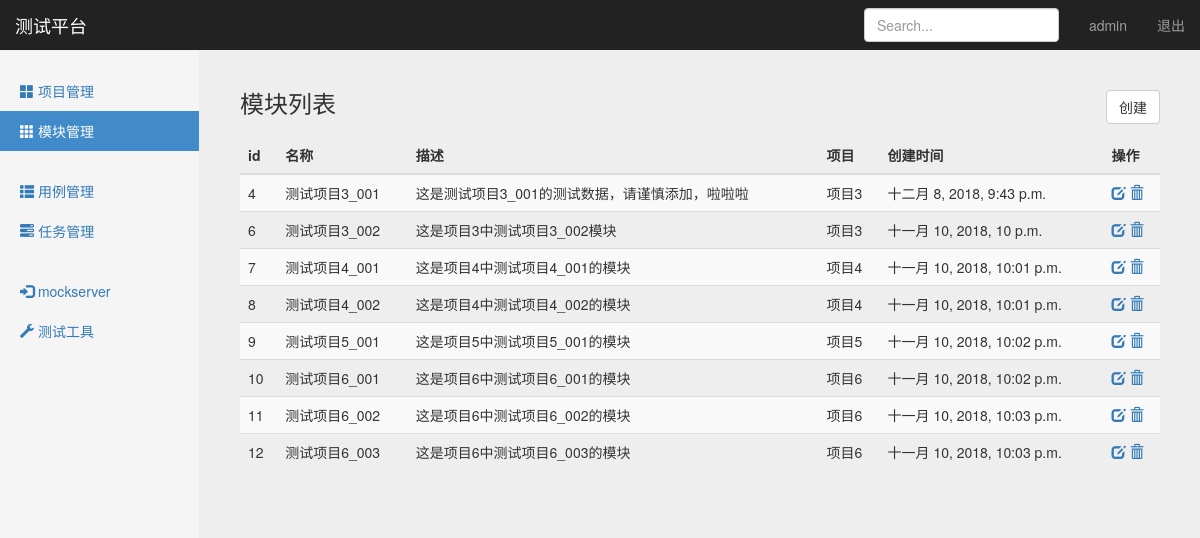
Page /manage/module_manage/ (signed in) on the earlier database version.
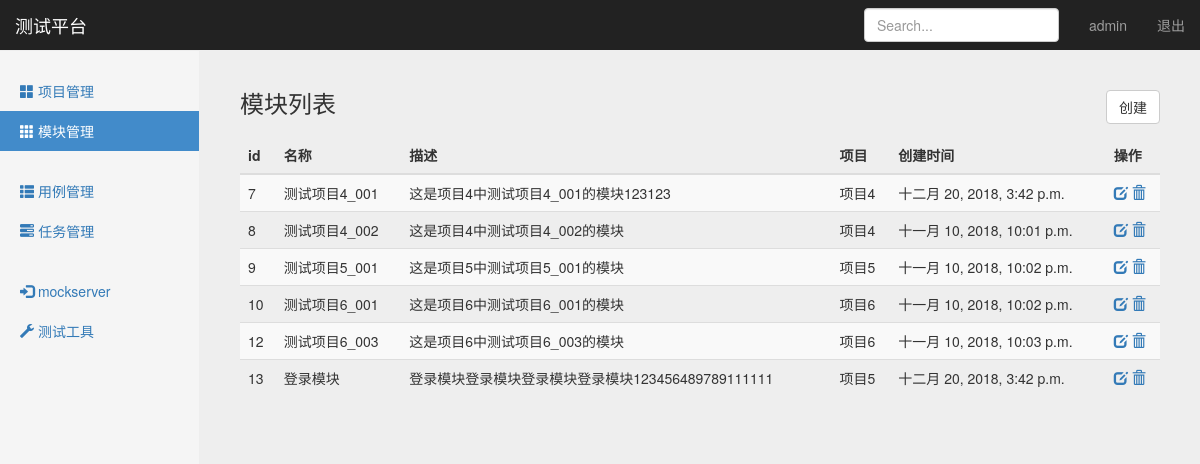
Same page on the later database version.
### project_app/models.py (models this page shows, shortened)
class Module(models.Model):
    project = models.ForeignKey(Project,on_delete=models.CASCADE)
    name = models.CharField("名称", max_length=100, blank=False, default="")
    describe = models.TextField("描述", default="")
    create_time = models.DateTimeField("创建时间", auto_now=True)

class Project(models.Model):
    name = models.CharField("名称",max_length=100,blank=False,default="")  #https://www.cnblogs.com/ccorz/p/Django-models-zhong-guan-yublank-yunull-de-bu-chon.html
    describe = models.TextField("描述",default="")
    status = models.BooleanField("状态",default=True)
    create_time = models.DateTimeField("创建时间",auto_now=True)
    def __str__(self):
        return self.name

### project_app/views/module_views.py (the view)
# urls.py: path('module_manage/',module_views.module_manage),
@login_required
def module_manage(request):
    username = request.session.get('user','')   #读取浏览器session
    module_all = Module.objects.all()
    return render(request, "module_manage.html",{"user":username,"modules":module_all,"type":"list"})

### templates/module_manage.html (shortened to what this page needs)
{% extends "base.html" %}
{% block content %}
    <nav class="navbar navbar-inverse navbar-fixed-top">
      <div class="container-fluid">
        <div class="navbar-header">
          <a class="navbar-brand" href="#">测试平台</a>
        </div>
        <div id="navbar" class="navbar-collapse collapse">
          <ul class="nav navbar-nav navbar-right">
            <li><a href="#">{{ user }}</a></li>
            <li><a href="/logout">退出</a></li>
          </ul>
          <form class="navbar-form navbar-right">
            <input type="text" class="form-control" placeholder="Search...">
          </form>
        </div>
      </div>
    </nav>
    <div class="container-fluid">
      <div class="row">
        <div class="col-sm-3 col-md-2 sidebar">
          <ul class="nav nav-sidebar">
            <li><a href="/manage/project_manage/">
                <span class="glyphicon glyphicon-th-large"></span> 项目管理</a>
            </li>
            <li class="active"><a href="#">
                <span class="glyphicon glyphicon-th"></span> 模块管理</a>
            </li>
          </ul>
          <ul class="nav nav-sidebar">
            <li><a href="/interface/case_manage/">
                <span class="glyphicon glyphicon-th-list"></span> 用例管理</a>
            </li>
            <li><a href="/interface/task_manage/">
                <span class="glyphicon glyphicon-tasks"></span> 任务管理</a>
            </li>
          </ul>
          <ul class="nav nav-sidebar">
            <li><a href="#">
                <span class="glyphicon glyphicon-log-in"></span> mockserver</a>
            </li>
            <li><a href="#">
                <span class="glyphicon glyphicon-wrench"></span> 测试工具</a>
            </li>
          </ul>
        </div>
        {% if type == 'list' %}
        <div class="col-sm-9 col-sm-offset-3 col-md-10 col-md-offset-2 main">
          <h3 class="sub-header">模块列表
            <button type="button" class="btn btn-default"
                    style="float: right;"
                    onclick="window.location.href='/manage/add_module/'">创建</button>
          </h3>
          <div class="table-responsive">
            <table class="table table-striped">
              <thead>
                <tr>
                  <th>id</th>
                  <th>名称</th>
                  <th>描述</th>
                  <th>项目</th>
                  <th>创建时间</th>
                  <th>操作</th>
                </tr>
              </thead>
              <tbody>
                {% for module in modules %}
                <tr>
                  <td>{{ module.id }}</td>
                  <td>{{ module.name }}</td>
                  <td>{{ module.describe }}</td>
                  <td>{{ module.project }}</td>
                  <td>{{ module.create_time }}</td>
                  <td>
                      <a href="/manage/edit_module/{{ module.id }}/">
                          <span class="glyphicon glyphicon-edit"></span>
                      </a>
                      <a href="/manage/delete_module/{{ module.id }}/">
                          <span class="glyphicon glyphicon-trash"></span>
                      </a>
                  </td>
                </tr>
                {% endfor %}
              </tbody>
            </table>
          </div>
        </div>
        {% endif %}
      </div>
    </div>
{% endblock %}

Differences in the rows shown:
removed Module: id "4", name "测试项目3_001", describe "这是测试项目3_001的测试数据，请谨慎添加，啦啦啦", project "项目3", create_time "十二月 8, 2018, 9:43 p.m."
removed Module: id "6", name "测试项目3_002", describe "这是项目3中测试项目3_002模块", project "项目3", create_time "十一月 10, 2018, 10 p.m."
removed Module: id "11", name "测试项目6_002", describe "这是项目6中测试项目6_002的模块", project "项目6", create_time "十一月 10, 2018, 10:03 p.m."
changed Module "测试项目4_001": describe "这是项目4中测试项目4_001的模块" → "这是项目4中测试项目4_001的模块123123"; create_time "十一月 10, 2018, 10:01 p.m." → "十二月 20, 2018, 3:42 p.m."
added Module: id "13", name "登录模块", describe "登录模块登录模块登录模块登录模块123456489789111111", project "项目5", create_time "十二月 20, 2018, 3:42 p.m."
